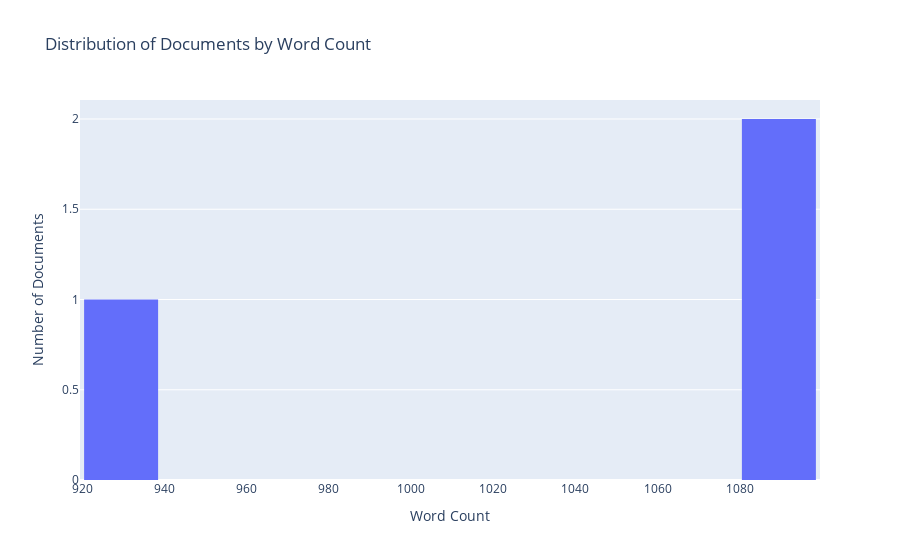
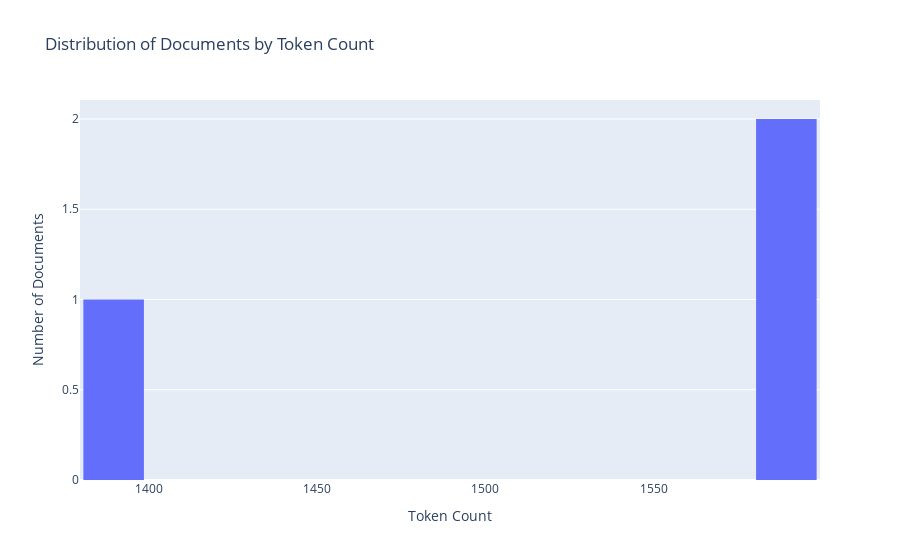
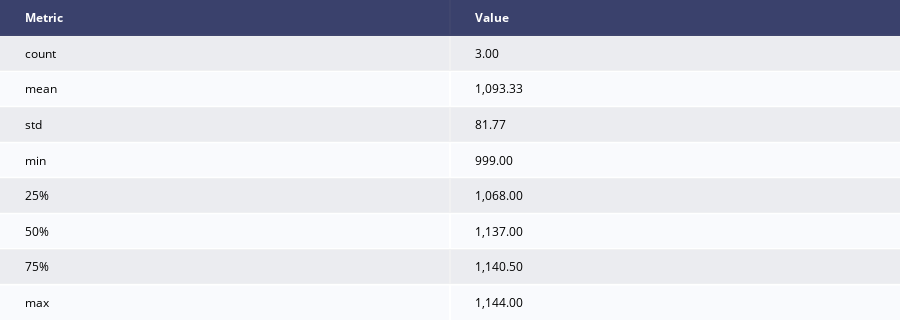
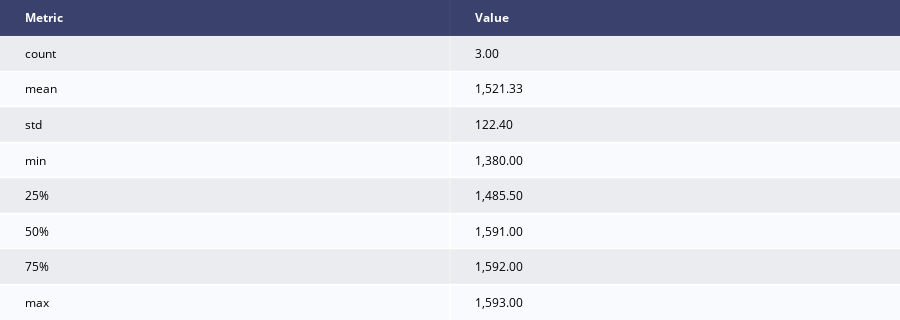

Notebook source saved alongside these figures, in order:
### Markdown cell above
## Teaching staff stats after cleaning

### Code cell
du.histogram_word_count_multiple_docs(cleaned_studyplan)
du.histogram_token_count_multiple_docs(cleaned_studyplan)
du.generate_document_statistics_by_word_count(cleaned_studyplan)
du.generate_document_statistics_by_tokens(cleaned_studyplan)
du.bar_plot_word_frequency(cleaned_studyplan, top_n=20)
du.bar_plot_ngram_frequency(cleaned_studyplan, n=2, top_n=20)

### Figure 1 — Plotly figure (JSON) as saved in the notebook; plotly's stock layout.template omitted (floating-point values rounded to 4 significant figures)
{"data": [{"bingroup": "x", "hovertemplate": "Word Count=%{x}<br>count=%{y}<extra></extra>", "legendgroup": "", "marker": {"color": "#636efa", "pattern": {"shape": ""}}, "name": "", "nbinsx": 10, "orientation": "v", "showlegend": false, "type": "histogram", "x": [939, 1081, 1083], "xaxis": "x", "yaxis": "y"}], "layout": {"bargap": 0.1, "barmode": "relative", "legend": {"tracegroupgap": 0}, "title": {"text": "Distribution of Documents by Word Count"}, "xaxis": {"anchor": "y", "domain": [0, 1], "title": {"text": "Word Count"}}, "yaxis": {"anchor": "x", "domain": [0, 1], "title": {"text": "Number of Documents"}}}}

### Figure 2 — Plotly figure (JSON) as saved in the notebook; plotly's stock layout.template omitted (floating-point values rounded to 4 significant figures)
{"data": [{"bingroup": "x", "hovertemplate": "Token Count=%{x}<br>count=%{y}<extra></extra>", "legendgroup": "", "marker": {"color": "#636efa", "pattern": {"shape": ""}}, "name": "", "nbinsx": 15, "orientation": "v", "showlegend": false, "type": "histogram", "x": [1380, 1593, 1591], "xaxis": "x", "yaxis": "y"}], "layout": {"bargap": 0.1, "barmode": "relative", "legend": {"tracegroupgap": 0}, "title": {"text": "Distribution of Documents by Token Count"}, "xaxis": {"anchor": "y", "domain": [0, 1], "title": {"text": "Token Count"}}, "yaxis": {"anchor": "x", "domain": [0, 1], "title": {"text": "Number of Documents"}}}}

### Figure 3 — Plotly figure (JSON) as saved in the notebook; plotly's stock layout.template omitted (floating-point values rounded to 4 significant figures)
{"data": [{"colorscale": [[0, "#00083e"], [0.5, "#ededee"], [1, "#ffffff"]], "hoverinfo": "none", "opacity": 0.75, "showscale": false, "type": "heatmap", "z": [[0, 0], [0.5, 0.5], [1, 1], [0.5, 0.5], [1, 1], [0.5, 0.5], [1, 1], [0.5, 0.5], [1, 1]]}], "layout": {"annotations": [{"align": "center", "font": {"color": "#ffffff"}, "showarrow": false, "text": "<b>Metric</b>", "x": -0.45, "xanchor": "left", "xref": "x", "y": 0, "yref": "y"}, {"align": "center", "font": {"color": "#ffffff"}, "showarrow": false, "text": "<b>Value</b>", "x": 0.55, "xanchor": "left", "xref": "x", "y": 0, "yref": "y"}, {"align": "center", "font": {"color": "#000000"}, "showarrow": false, "text": "count", "x": -0.45, "xanchor": "left", "xref": "x", "y": 1, "yref": "y"}, {"align": "center", "font": {"color": "#000000"}, "showarrow": false, "text": "3.00", "x": 0.55, "xanchor": "left", "xref": "x", "y": 1, "yref": "y"}, {"align": "center", "font": {"color": "#000000"}, "showarrow": false, "text": "mean", "x": -0.45, "xanchor": "left", "xref": "x", "y": 2, "yref": "y"}, {"align": "center", "font": {"color": "#000000"}, "showarrow": false, "text": "1,093.33", "x": 0.55, "xanchor": "left", "xref": "x", "y": 2, "yref": "y"}, {"align": "center", "font": {"color": "#000000"}, "showarrow": false, "text": "std", "x": -0.45, "xanchor": "left", "xref": "x", "y": 3, "yref": "y"}, {"align": "center", "font": {"color": "#000000"}, "showarrow": false, "text": "81.77", "x": 0.55, "xanchor": "left", "xref": "x", "y": 3, "yref": "y"}, {"align": "center", "font": {"color": "#000000"}, "showarrow": false, "text": "min", "x": -0.45, "xanchor": "left", "xref": "x", "y": 4, "yref": "y"}, {"align": "center", "font": {"color": "#000000"}, "showarrow": false, "text": "999.00", "x": 0.55, "xanchor": "left", "xref": "x", "y": 4, "yref": "y"}, {"align": "center", "font": {"color": "#000000"}, "showarrow": false, "text": "25%", "x": -0.45, "xanchor": "left", "xref": "x", "y": 5, "yref": "y"}, {"align": "center", "font": {"color": "#000000"}, "showarrow": false, "text": "1,068.00", "x": 0.55, "xanchor": "left", "xref": "x", "y": 5, "yref": "y"}, {"align": "center", "font": {"color": "#000000"}, "showarrow": false, "text": "50%", "x": -0.45, "xanchor": "left", "xref": "x", "y": 6, "yref": "y"}, {"align": "center", "font": {"color": "#000000"}, "showarrow": false, "text": "1,137.00", "x": 0.55, "xanchor": "left", "xref": "x", "y": 6, "yref": "y"}, {"align": "center", "font": {"color": "#000000"}, "showarrow": false, "text": "75%", "x": -0.45, "xanchor": "left", "xref": "x", "y": 7, "yref": "y"}, {"align": "center", "font": {"color": "#000000"}, "showarrow": false, "text": "1,140.50", "x": 0.55, "xanchor": "left", "xref": "x", "y": 7, "yref": "y"}, {"align": "center", "font": {"color": "#000000"}, "showarrow": false, "text": "max", "x": -0.45, "xanchor": "left", "xref": "x", "y": 8, "yref": "y"}, {"align": "center", "font": {"color": "#000000"}, "showarrow": false, "text": "1,144.00", "x": 0.55, "xanchor": "left", "xref": "x", "y": 8, "yref": "y"}], "height": 320, "margin": {"b": 0, "l": 0, "r": 0, "t": 0}, "title": {"text": "Document Statistics"}, "xaxis": {"dtick": 1, "gridwidth": 2, "showticklabels": false, "tick0": -0.5, "ticks": "", "zeroline": false}, "yaxis": {"autorange": "reversed", "dtick": 1, "gridwidth": 2, "showticklabels": false, "tick0": 0.5, "ticks": "", "zeroline": false}}}

### Figure 4 — Plotly figure (JSON) as saved in the notebook; plotly's stock layout.template omitted (floating-point values rounded to 4 significant figures)
{"data": [{"colorscale": [[0, "#00083e"], [0.5, "#ededee"], [1, "#ffffff"]], "hoverinfo": "none", "opacity": 0.75, "showscale": false, "type": "heatmap", "z": [[0, 0], [0.5, 0.5], [1, 1], [0.5, 0.5], [1, 1], [0.5, 0.5], [1, 1], [0.5, 0.5], [1, 1]]}], "layout": {"annotations": [{"align": "center", "font": {"color": "#ffffff"}, "showarrow": false, "text": "<b>Metric</b>", "x": -0.45, "xanchor": "left", "xref": "x", "y": 0, "yref": "y"}, {"align": "center", "font": {"color": "#ffffff"}, "showarrow": false, "text": "<b>Value</b>", "x": 0.55, "xanchor": "left", "xref": "x", "y": 0, "yref": "y"}, {"align": "center", "font": {"color": "#000000"}, "showarrow": false, "text": "count", "x": -0.45, "xanchor": "left", "xref": "x", "y": 1, "yref": "y"}, {"align": "center", "font": {"color": "#000000"}, "showarrow": false, "text": "3.00", "x": 0.55, "xanchor": "left", "xref": "x", "y": 1, "yref": "y"}, {"align": "center", "font": {"color": "#000000"}, "showarrow": false, "text": "mean", "x": -0.45, "xanchor": "left", "xref": "x", "y": 2, "yref": "y"}, {"align": "center", "font": {"color": "#000000"}, "showarrow": false, "text": "1,521.33", "x": 0.55, "xanchor": "left", "xref": "x", "y": 2, "yref": "y"}, {"align": "center", "font": {"color": "#000000"}, "showarrow": false, "text": "std", "x": -0.45, "xanchor": "left", "xref": "x", "y": 3, "yref": "y"}, {"align": "center", "font": {"color": "#000000"}, "showarrow": false, "text": "122.40", "x": 0.55, "xanchor": "left", "xref": "x", "y": 3, "yref": "y"}, {"align": "center", "font": {"color": "#000000"}, "showarrow": false, "text": "min", "x": -0.45, "xanchor": "left", "xref": "x", "y": 4, "yref": "y"}, {"align": "center", "font": {"color": "#000000"}, "showarrow": false, "text": "1,380.00", "x": 0.55, "xanchor": "left", "xref": "x", "y": 4, "yref": "y"}, {"align": "center", "font": {"color": "#000000"}, "showarrow": false, "text": "25%", "x": -0.45, "xanchor": "left", "xref": "x", "y": 5, "yref": "y"}, {"align": "center", "font": {"color": "#000000"}, "showarrow": false, "text": "1,485.50", "x": 0.55, "xanchor": "left", "xref": "x", "y": 5, "yref": "y"}, {"align": "center", "font": {"color": "#000000"}, "showarrow": false, "text": "50%", "x": -0.45, "xanchor": "left", "xref": "x", "y": 6, "yref": "y"}, {"align": "center", "font": {"color": "#000000"}, "showarrow": false, "text": "1,591.00", "x": 0.55, "xanchor": "left", "xref": "x", "y": 6, "yref": "y"}, {"align": "center", "font": {"color": "#000000"}, "showarrow": false, "text": "75%", "x": -0.45, "xanchor": "left", "xref": "x", "y": 7, "yref": "y"}, {"align": "center", "font": {"color": "#000000"}, "showarrow": false, "text": "1,592.00", "x": 0.55, "xanchor": "left", "xref": "x", "y": 7, "yref": "y"}, {"align": "center", "font": {"color": "#000000"}, "showarrow": false, "text": "max", "x": -0.45, "xanchor": "left", "xref": "x", "y": 8, "yref": "y"}, {"align": "center", "font": {"color": "#000000"}, "showarrow": false, "text": "1,593.00", "x": 0.55, "xanchor": "left", "xref": "x", "y": 8, "yref": "y"}], "height": 320, "margin": {"b": 0, "l": 0, "r": 0, "t": 0}, "title": {"text": "Token-Based Document Statistics"}, "xaxis": {"dtick": 1, "gridwidth": 2, "showticklabels": false, "tick0": -0.5, "ticks": "", "zeroline": false}, "yaxis": {"autorange": "reversed", "dtick": 1, "gridwidth": 2, "showticklabels": false, "tick0": 0.5, "ticks": "", "zeroline": false}}}
